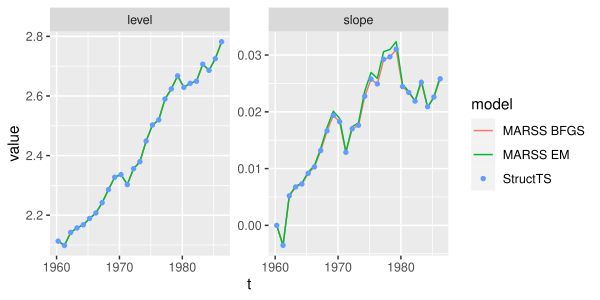

The script that drew this image:
###################################################
### code chunk number 11: Cs205_structTS-leveltrend
###################################################
require(tidyr)
require(ggplot2)
df1 <- as.data.frame(fit1$fitted)
vars <- colnames(df1)
df2 <- as.data.frame(t(fit3$kf$xtt))
colnames(df2) <- vars
df3 <- as.data.frame(t(fit4$kf$xtt))
colnames(df3) <- vars
df1$model <- "StructTS"
df2$model <- "MARSS BFGS"
df3$model <- "MARSS EM"
df1$t <- as.vector(time(fit1$fitted))
df2$t <- df1$t
df3$t <- df1$t
df <- rbind(df1, df2, df3)
df <- df %>% pivot_longer(all_of(vars))
ggplot(df, aes(x = t, y = value, color = model, linetype = model, shape = model)) +
  geom_line() +
  geom_point() +
  facet_wrap(~name, scales = "free") +
  scale_linetype_manual("model", values = c(1, 1, 0)) +
  scale_shape_manual("model", values = c(NA, NA, 16))
